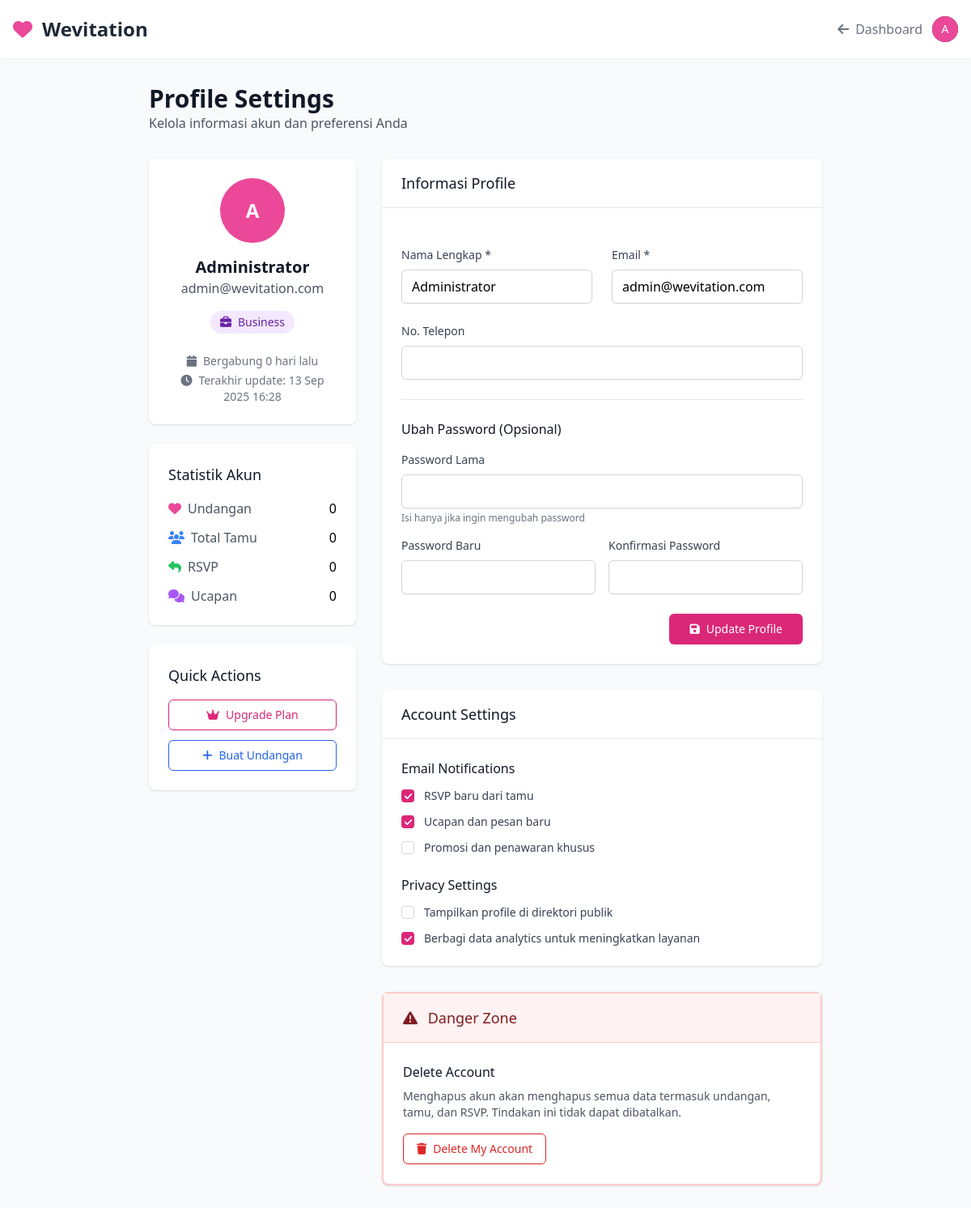
The app's page /profile.php (signed in) with its own data.
### tables this page shows
CREATE TABLE users (
    id INT PRIMARY KEY AUTO_INCREMENT,
    username VARCHAR(50) UNIQUE NOT NULL,
    email VARCHAR(100) UNIQUE NOT NULL,
    password VARCHAR(255) NOT NULL,
    full_name VARCHAR(100) NOT NULL,
    phone VARCHAR(20),
    subscription_plan ENUM('free', 'premium', 'business') DEFAULT 'free',
    subscription_expires DATE,
    created_at TIMESTAMP DEFAULT CURRENT_TIMESTAMP,
    updated_at TIMESTAMP DEFAULT CURRENT_TIMESTAMP ON UPDATE CURRENT_TIMESTAMP
);

### profile.php (the view, shortened to what the rows shown need)
<?php
require_once 'config.php';
$user = getCurrentUser();
$db = new Database();
$stats = [
    'invitations' => $db->fetch("SELECT COUNT(*) as count FROM invitations WHERE user_id = ?", [$user['id']])['count'] ?? 0,
    'total_guests' => $db->fetch("SELECT COUNT(*) as count FROM guests g JOIN invitations i ON g.invitation_id = i.id WHERE i.user_id = ?", [$user['id']])['count'] ?? 0,
    'total_rsvp' => $db->fetch("SELECT COUNT(*) as count FROM rsvp_responses r JOIN invitations i ON r.invitation_id = i.id WHERE i.user_id = ?", [$user['id']])['count'] ?? 0,
    'total_messages' => $db->fetch("SELECT COUNT(*) as count FROM guest_messages m JOIN invitations i ON m.invitation_id = i.id WHERE i.user_id = ?", [$user['id']])['count'] ?? 0
];
$account_age = '';
if ($user['created_at']) {
    $created = new DateTime($user['created_at']);
    $now = new DateTime();
    $diff = $created->diff($now);
    if ($diff->y > 0) {
        $account_age = $diff->y . ' tahun';
    } elseif ($diff->m > 0) {
        $account_age = $diff->m . ' bulan';
    } else {
        $account_age = $diff->d . ' hari';
    }
}
?>
<!DOCTYPE html>
<html lang="id">
<head>
    <script src="https://cdn.tailwindcss.com"></script>
    <link href="https://cdnjs.cloudflare.com/ajax/libs/flowbite/2.2.0/flowbite.min.css" rel="stylesheet" />
    <link rel="stylesheet" href="https://cdnjs.cloudflare.com/ajax/libs/font-awesome/6.4.0/css/all.min.css">
</head>
<body class="bg-gray-50">
    <nav class="bg-white border-gray-200 shadow-sm sticky top-0 z-50">
        <div class="max-w-screen-xl flex flex-wrap items-center justify-between mx-auto p-4">
            <div class="flex items-center md:order-2 space-x-3 md:space-x-0">
                <button type="button" class="flex text-sm bg-gray-800 rounded-full md:me-0 focus:ring-4 focus:ring-gray-300" id="user-menu-button" aria-expanded="false" data-dropdown-toggle="user-dropdown" data-dropdown-placement="bottom">
                    <div class="w-8 h-8 bg-pink-500 rounded-full flex items-center justify-center">
                        <span class="text-white font-medium"><?= strtoupper(substr($user['full_name'], 0, 1)) ?></span>
                    </div>
                </button>
            </div>
        </div>
    </nav>
    <div class="py-8">
        <div class="max-w-4xl mx-auto px-4 sm:px-6 lg:px-8">
            <div class="mb-8">
                <h1 class="text-3xl font-bold text-gray-900">Profile Settings</h1>
            </div>
            <div class="grid grid-cols-1 lg:grid-cols-3 gap-8">
                <div class="lg:col-span-1">
                    <div class="bg-white rounded-lg shadow p-6">
                        <div class="text-center">
                            <div class="w-20 h-20 bg-pink-500 rounded-full flex items-center justify-center mx-auto mb-4">
                                <span class="text-white font-bold text-2xl"><?= strtoupper(substr($user['full_name'], 0, 1)) ?></span>
                            </div>
                            <h2 class="text-xl font-bold text-gray-900"><?= htmlspecialchars($user['full_name']) ?></h2>
                            <p class="text-gray-600"><?= htmlspecialchars($user['email']) ?></p>
                            <div class="mt-4">
                                <span class="inline-flex items-center px-3 py-1 rounded-full text-sm font-medium
                                    <?php
                                    switch($user['subscription_plan']) {
                                        case 'business': echo 'bg-purple-100 text-purple-800'; break;
                                    }
                                    ?>">
                                </span>
                            </div>
                            <div class="mt-6 text-sm text-gray-500 space-y-1">
                                <div><i class="fas fa-calendar mr-2"></i>Bergabung <?= $account_age ?> lalu</div>
                                <div><i class="fas fa-clock mr-2"></i>Terakhir update: <?= formatDate($user['updated_at'], 'd M Y H:i') ?></div>
                            </div>
                        </div>
                    </div>
                </div>
                <div class="lg:col-span-2">
                    <div class="bg-white rounded-lg shadow">
                        <div class="p-6">
                            <form method="POST" class="space-y-6">
                                <div class="grid grid-cols-1 md:grid-cols-2 gap-6">
                                    <div>
                                        <label for="full_name" class="block text-sm font-medium text-gray-700 mb-2">
                                            Nama Lengkap *
                                        </label>
                                        <input type="text"
                                               id="full_name"
                                               name="full_name"
                                               value="<?= htmlspecialchars($user['full_name']) ?>"
                                               class="block w-full rounded-md border-gray-300 shadow-sm focus:border-pink-500 focus:ring-pink-500"
                                               required>
                                    </div>
                                    <div>
                                        <label for="email" class="block text-sm font-medium text-gray-700 mb-2">
                                            Email *
                                        </label>
                                        <input type="email"
                                               id="email"
                                               name="email"
                                               value="<?= htmlspecialchars($user['email']) ?>"
                                               class="block w-full rounded-md border-gray-300 shadow-sm focus:border-pink-500 focus:ring-pink-500"
                                               required>
                                    </div>
                                </div>
                            </form>
                        </div>
                    </div>
                </div>
            </div>
        </div>
    </div>
</body>
</html>

### records on screen
users: full_name "A", full_name "Administrator", email "admin@wevitation.com", updated_at "13 Sep 2025 16:28"

### other values on screen
SITE_NAME "Wevitation"
$account_age "0 hari"
$stats['invitations'] "0"
$stats['total_guests'] "0"
$stats['total_rsvp'] "0"
$stats['total_messages'] "0"
